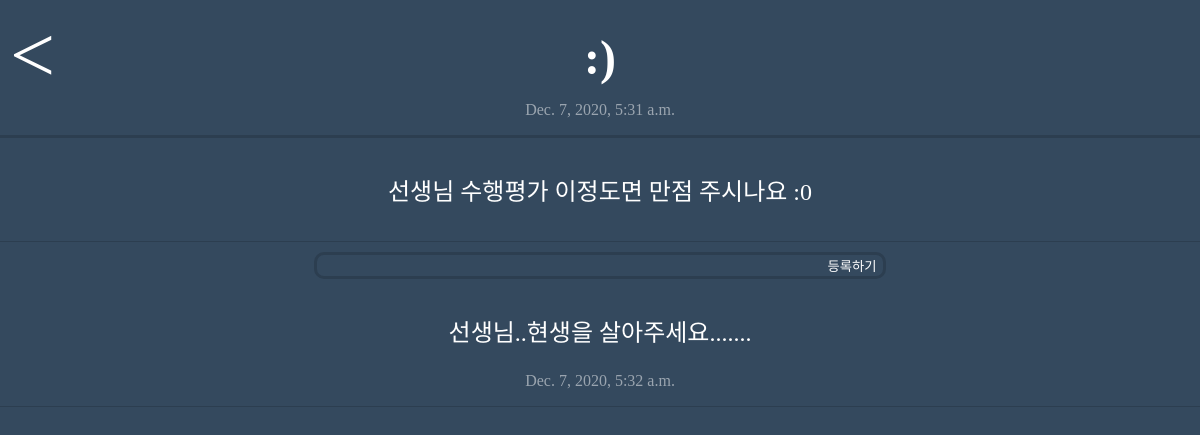
The app's page /post/14/ with its own data.
### blog/models.py (models this page shows, shortened)
class Post(models.Model):
    id = models.BigAutoField(primary_key=True)
    date = models.DateTimeField('date published')
    title = models.CharField(max_length=200)
    content = models.TextField()
    likes = models.IntegerField()

class Comment(models.Model):
    id = models.BigAutoField(primary_key=True)
    post_id = models.ForeignKey('Post', related_name='post', on_delete=models.CASCADE, db_column='post_id')
    date = models.DateTimeField('date published')
    content = models.CharField(max_length=200)
    likes = models.IntegerField()

### blog/views.py (the view)
# urls.py: path('post/<int:post_id>/', blog.views.detail, name='detail')
def detail(request, post_id):
    post = get_object_or_404(Post, pk=post_id)
    comments = list(Comment.objects.filter(post_id=post_id))
    if comments:
        return render(request, 'detail.html', {'post': post, 'comments': comments})
    else:
        return render(request, 'detail.html', {'post': post})

### blog/templates/detail.html (shortened to what this page needs)
<!DOCTYPE html>
<html lang="en">
<head>
    {% load static %}
    <link rel="stylesheet" type="text/css" href="{% static 'css/detail.css' %}">
</head>
<body>
    <div id="information">
        <a href="{% url 'home' %}">&lt;</a>
        <h1>{{ post.title }}</h1>
        <p>{{ post.date }}</p>
    </div>
    <div id="content">
        <p>{{ post.content }}</p>
    </div>
    <div id="create_comment">
        <form action="{% url 'create_comment' post.id %}">
            <input id="create_comment_content" type="text" name="content"></textarea>
            <input id="create_comment_submit" type="submit" value="등록하기">
        </form>
    </div>
    {% for comment in comments %}
    <div class="comments">
        <p>{{ comment.content }}</p>
        <p>{{ comment.date }}</p>
    </div>
    {% endfor %}
</body>
</html>

### blog/static/css/detail.css (style rules this page uses)
body { margin: 0; padding: 0; background-color: #34495e; color: white; }
a { color: white; text-decoration: none; }
#information { border-bottom: solid #2c3e50; }
#information h1 { display: flex; justify-content: center; font-size: 300%; margin: 0; padding-top: 30px; }
#information p { display: flex; justify-content: center; opacity: 50%; }
#information a { position: absolute; font-size: 500%; display: flex; margin-left: 10px; margin-top: 10px; }
#content { padding: 10px; font-size: 150%; text-align: center; border-bottom: solid 1px #2c3e50; }
#create_comment { display: flex; justify-content: center; }
#create_comment form { margin: 10px 30%; border: solid #2c3e50; border-radius: 10px; display: flex; justify-content: space-between; width: fit-content; }
#create_comment_content, #create_comment_submit { color: white; background: none; border: none; }
#create_comment_content { width: 500px; }
.comments { border-bottom: solid 1px #2c3e50; }
.comments p:first-child { text-align: center; font-size: 150%; }
.comments p:last-child { text-align: center; opacity: 50%; }

### records on screen
Post: title ":)", date "Dec. 7, 2020, 5:31 a.m.", content "선생님 수행평가 이정도면 만점 주시나요 :0"
Comment: content "선생님..현생을 살아주세요.......", date "Dec. 7, 2020, 5:32 a.m."
